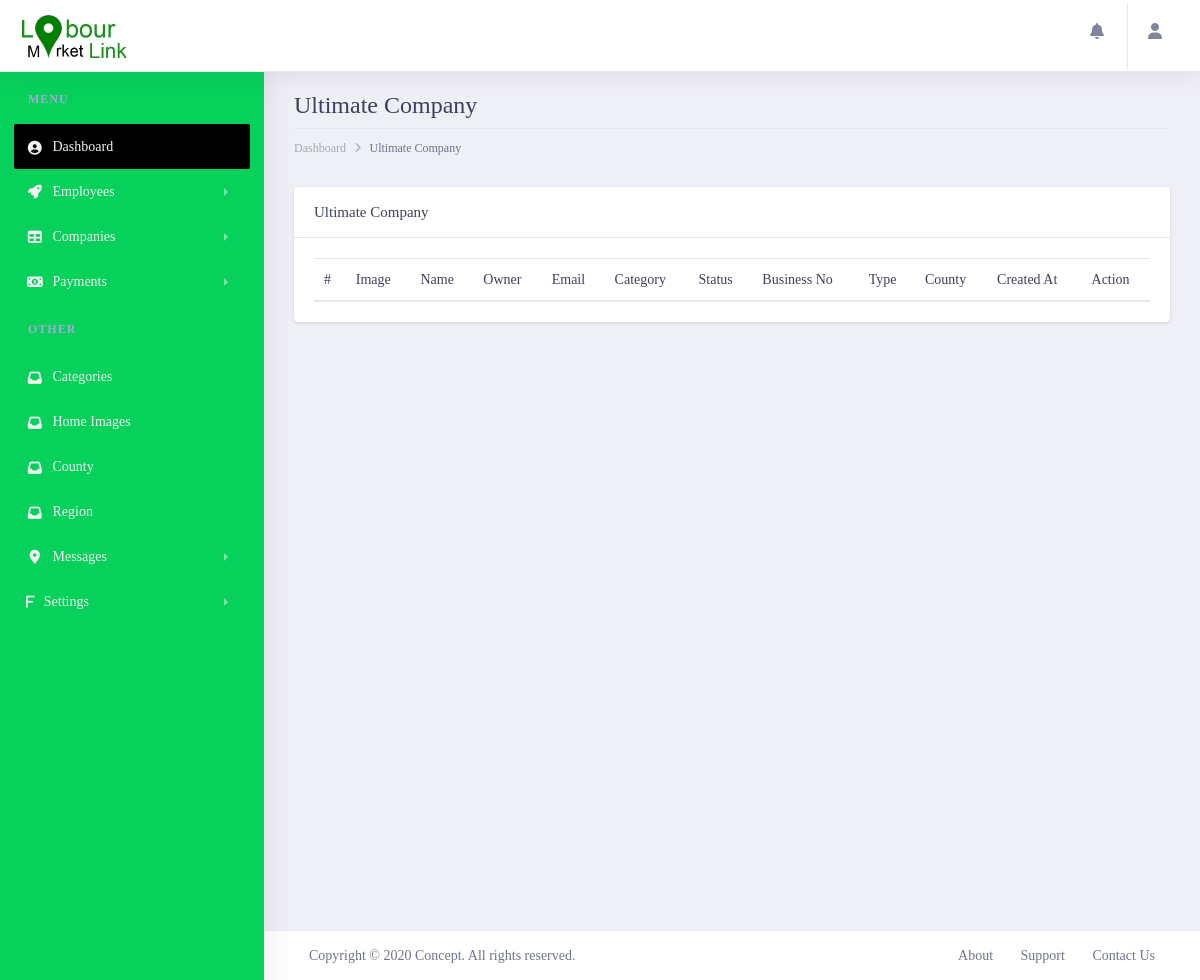
Before: /lmladmin/allultimatecompanies/ (signed in) with the older database file.
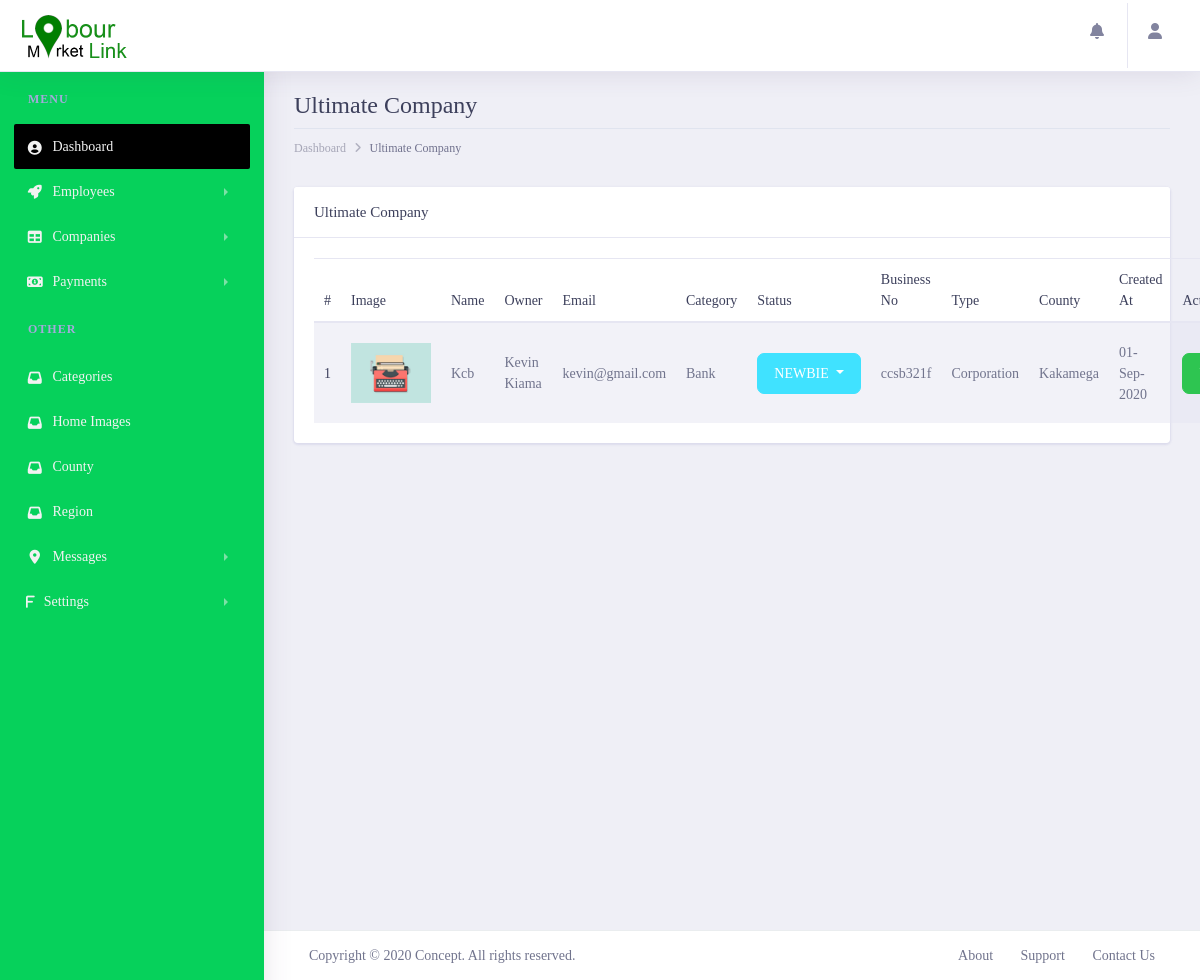
After: the same page with the newer database file.
### lmlappadmin/models.py (models this page shows, shortened)
class Company(get_user_model()):
    logo = models.ImageField(max_length=200, upload_to='employerlogo', null=True, blank=True)
    regpayment = models.ForeignKey(CompanyRegistrationPayment, on_delete=models.SET_NULL, null=True )
    category = models.ForeignKey(Category, on_delete=models.SET_NULL, null=True )
    company_name = models.CharField(max_length=200, null=False, blank=False)
    phone_number = models.CharField(max_length=200, null=False, blank=False, default='0700000000')
    county = models.ForeignKey(County, on_delete=models.SET_NULL, null=True )
    region = models.ForeignKey(Region, on_delete=models.SET_NULL, null=True)
    landmark = models.CharField(max_length=100, null=False, blank=False)
    company_motto = models.CharField(max_length=100, null=False, blank=False)
    brief_details = models.TextField()
    bizness_entity_type = models.CharField(max_length=100, null=False, blank=False)
    date_created = models.DateField(default=datetime.datetime.now, null=False, blank=False)
    description = models.TextField()
    website = models.CharField(max_length=100, null=True, blank=True)
    company_email = models.CharField(max_length=100, null=False, blank=False)
    kra_number = models.CharField(max_length=100, null=False, blank=False)
    alphanumeric = RegexValidator(r'^[0-9a-zA-Z]*$', 'Only alphanumeric characters are allowed.')
    bussiness_reg_no = models.CharField(max_length=100, null=True, blank=True, unique=True, validators=[alphanumeric])
    created_at = models.DateTimeField(auto_now_add=True)
    updated_at = models.DateTimeField(auto_now=True)
    COMPANY_STATUS = {
        ('NEWBIE', 'Newbie'),
        ('REGISTERED_CONFIRMED', 'Registerd_confirmed'),
        ('DEACTIVATED', 'Deactivated'),
    }
    status = models.CharField(choices=COMPANY_STATUS, default='NEWBIE', max_length=200, null=False, blank=False)
    RANK_STATUS = {
        ('UNDEFINED', 'Undefined'),
        ('BASIC', 'Basic'),
        ('PREMIUM', 'Premium'),
        ('ULTIMATE', 'Ultimate'),
        ('PRO_BASIC', 'Pro_basic'),
        ('PRO_ULTIMATE', 'Pro_ultimate'),
        ('PLATINUM', 'Platinum'),
    }
    rank_status = models.CharField(choices=RANK_STATUS, default='UNDEFINED', max_length=200, null=False, blank=False)
    class Meta:
        verbose_name = 'Employer'
        verbose_name_plural = 'Employers'

class Category(models.Model):
    category = models.CharField(max_length=200, null=False, blank=False)
    c_parent = models.ForeignKey('Category', related_name='job_category', on_delete=models.CASCADE, max_length=200,
                                 null=True, blank=True)
    created_at = models.DateTimeField(auto_now_add=True)
    updated_at = models.DateTimeField(auto_now=True)
    def __str__(self):
        return '%s' % (self.category)

class County(models.Model):
    county_number = models.IntegerField(null=False, blank=False)
    county = models.CharField(max_length=200, null=False, blank=False)
    created_at = models.DateTimeField(auto_now_add=True)
    updated_at = models.DateTimeField(auto_now=True)
    def __str__(self):
        return '%s' % (self.county)

### lmlappadmin/views.py (the view)
# urls.py: path('allultimatecompanies/',views.ultimatecompanies, name='ultimatecompanies'),
@login_required()
def ultimatecompanies(request):
    company = Company.objects.filter(rank_status='ULTIMATE')
    context = {
        'title': 'Ultimate Companies',
        'companies': company,
    }
    return render(request, 'company/ultimatecompany.html', context)

### lmlapp/templatetags/call_methods.py (called while the page is built)
@register.filter(name='contactushome')
def comments(request):
    contactushome = ContactUsHome.objects.filter(status="UNREAD").order_by("-created_at")
    if contactushome is not None:
        return contactushome
    return False

@register.filter(name='contactushomecount')
def commentscount(request):
    contactushomecount = ContactUsHome.objects.count()
    if contactushomecount > 0:
        return contactushomecount
    return False

### lmlappadmin/templates/company/ultimatecompany.html (shortened to what the changed rows need)
{% extends 'admin/layout.html' %}
{% load static %}
{% block content %}
       <div class="dashboard-wrapper ml-0">
            <div class="container-fluid  dashboard-content">
                <div class="row">
                    <div class="col-xl-12 col-lg-12 col-md-12 col-sm-12 col-12">
                        <div class="page-header">
                            <h2 class="pageheader-title">Ultimate Company</h2>
                        </div>
                    </div>
                </div>
                <div class="row">
                    <div class="col-xl-12 col-lg-12 col-md-12 col-sm-12 col-12">
                            <div class="card">
                                <div class="card-body">
                                    <table class="table table-striped" id="myDataTable">
                                        <thead>
                                            <tr>
                                                <th scope="col">#</th>
                                                <th scope="col">Image</th>
                                                <th scope="col">Name</th>
                                                <th scope="col">Owner</th>
                                                <th scope="col">Email</th>
                                                <th scope="col">Category</th>
                                                <th scope="col">Status</th>
                                                <th scope="col">Business No</th>
                                                <th scope="col">Type</th>
                                                <th scope="col">County</th>
                                                <th scope="col">Created At</th>
                                                <th scope="col">Action</th>
                                            </tr>
                                        </thead>
                                        <tbody>
                                            {% for company in companies %}
                                            <tr>
                                                <th scope="row">{{ forloop.counter }}</th>
                                                <td>
                                                    <div style="width: 80px; height: 80px; overflow: hidden;">
                                                        <img style="object-fit: contain" class="w-100 h-100" src="{{ company.logo.url }}" alt="">
                                                    </div>
                                                </td>
                                                <td>{{company.company_name|title}}</td>
                                                <td>{{company.first_name|title}} {{company.last_name|title}}</td>
                                                <td><a href="mailto:{{company.email}}">{{company.email}}</a></td>
                                                <td>{{company.category|title}}</td>
                                                <td>
                                                    <div class="dropdown">
                                                      <button class="btn btn-secondary
                                                        {% if  company.status == 'NEWBIE' %}
                                                         btn-secondary
                                                     {% elif  company.status == 'REGISTERED_CONFIRMED' %}
                                                        btn-success
                                                     {% elif  company.status == 'DEACTIVATED' %}
                                                        btn-danger
                                                     {% endif %}
                                                       dropdown-toggle" type="button" id="dropdownMenuButton" data-toggle="dropdown" aria-haspopup="true" aria-expanded="false">
                                                          {{ company.status|truncatechars:10 }}
                                                      </button>
                                                    </div>
                                                </td>
                                                <td>{{ company.bussiness_reg_no }}</td>
                                                <td>{{ company.bizness_entity_type|title }}</td>
                                                <td>{{ company.county|title }}</td>
                                                <td>{{company.created_at|date:'d-M-Y'}}</td>
                                                <td><a target="_blank" class="btn btn-success" href="{% url 'LMLAdmin:companydetails' company.id %}">View</a></td>
                                            </tr>
                                             {% endfor %}
                                        </tbody>
                                    </table>
                                </div>
                            </div>
                        </div>
                </div>
            </div>
        </div>
{% endblock content %}

Changed rows visible on the page:
now on this page (row edited): Company: logo (picture), company_name "Kcb", first_name "Kevin", last_name "Kiama", email "kevin@gmail.com", category "Bank", status "NEWBIE", bussiness_reg_no "ccsb321f", bizness_entity_type "Corporation", county "Kakamega", created_at "01-Sep-2020"
